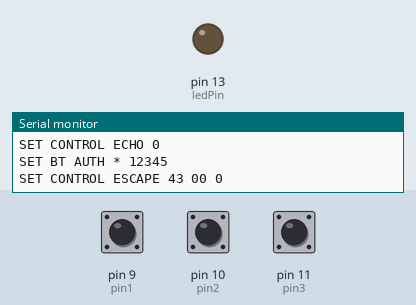
Recording of a sketch running on a simulated Arduino Uno, built with avr-gcc and run on an emulated ATmega328P. On the bench: output pins drawn as LEDs (lit = HIGH), the last lines printed to the serial monitor. The inputs (shaded band) are chosen by the test bench; at power-on: pin 9 (pin1) HIGH, pin 10 (pin2) HIGH, pin 11 (pin3) HIGH. Pins used as bus, display or sensor lines are not drawn.

Above: at 3.3 s.
3.4 s: pin 9 (pin1) pulled LOW for 3.2 s
At 4.7 s:
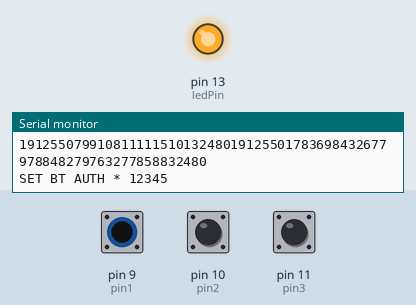
8.8 s: pin 10 (pin2) pulled LOW for 1 s
Timing chart, 0 to 18.2 s (numbered marks = the images above; inputs shaded):
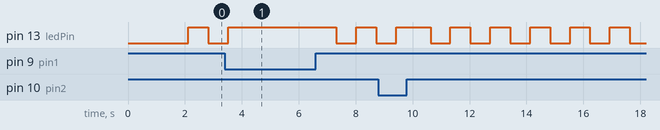

The sketch:

wii.pde
```cpp
int ledPin = 13;                // LED connected to digital pin 13
int resetPin = 7;                  // BT module uses pin 7 for reset
int gndPin = 8;

int pin1 = 9;
int pin2 = 10;
int pin3 = 11;

#include <SoftwareSerial.h>


SoftwareSerial mySerial =  SoftwareSerial(2,3);


void sendMuxCommand(const char cmd[], unsigned char link) {

  int cmdLen;
  // Find the length of the cmd char array.
  for (cmdLen = 0; cmd[cmdLen] != 0x00; cmdLen++);

#ifdef debug
  int pos = 0;

  // The resulting mux frame contains 5 fixed size fields + data field plus the same
  // minus one for spaces
  unsigned char muxFrame[5+cmdLen];

  //Generate packet
  muxFrame[pos++] = 0xbf;       // SOF
  muxFrame[pos++] = link;       // Link (0xFF=Control, 0x00 = connection 1, etc.)
  muxFrame[pos++] = 0x00;       // Flags
  muxFrame[pos++] = cmdLen;     // Data length

  //Insert data into correct position in the frame
  while (pos-4 < cmdLen) {
    muxFrame[pos] = cmd[pos-4];
    pos++;
  }

  muxFrame[pos]=link^0xff;    //nlink

  int i;
  for (i = 0; i < pos ; i++)
      Serial.print(muxFrame[i]);
#endif

  Serial.print((unsigned char) 0xBF);         // SOF
  Serial.print((unsigned char) link);         // Link (0xFF=Control, 0x00 = connection 1, etc.)
  Serial.print((unsigned char) 0x00);         // Flags (always 0x00)
  Serial.print((unsigned char) cmdLen);       // Data length

  int i;
  for (i = 0; i < cmdLen; i++) {
    Serial.print((unsigned char) cmd[i]);     // Data
  }

  Serial.print((unsigned char) (link^0xFF));  // nLink
}

void setup()
{
  pinMode(ledPin, OUTPUT);      // sets the digital pin as output
  pinMode(resetPin, OUTPUT);
  Serial.begin(115200);        // start serial at 115200 kbs

  digitalWrite(resetPin, HIGH);
  delay(10);
  digitalWrite(resetPin, LOW);
  delay(2000);

  //Make sure we are not in mux mode
  sendMuxCommand("SET CONTROL MUX 0", 0xFF);
  delay(100);

  Serial.println("SET BT PAGEMODE 3 2000 1");
  Serial.println("SET BT NAME ArduinoBT");
  Serial.println("SET BT ROLE 0 f 7d00");
//  Serial.println("SET CONTROL ECHO 7");
  Serial.println("SET CONTROL ECHO 0");
  Serial.println("SET BT AUTH * 12345");
  //  Serial.println("SET BT AUTH *");
//  Serial.println("SET CONTROL ESCAPE - 00 1");
  Serial.println("SET CONTROL ESCAPE 43 00 0");

  pinMode(gndPin, OUTPUT);
  digitalWrite(gndPin, LOW);

  // Set pins as input.
  pinMode(pin1, INPUT);
  pinMode(pin2, INPUT);
  pinMode(pin3, INPUT);
  // Utilize the internal pullup resistor
  digitalWrite(pin1, HIGH);
  digitalWrite(pin2, HIGH);
  digitalWrite(pin3, HIGH);


  //Software serial
  pinMode(2, INPUT);
  pinMode(3, OUTPUT);

  mySerial.begin((long)6900);


}

int number = 0;
int connected = 0;

unsigned char buffer[200];
int i = 0;

void loop()
{
  number++;

  // Toggle ledPin.
  digitalWrite(ledPin, number % 2);

  if (digitalRead(pin1) == LOW) {
    digitalWrite(ledPin, HIGH);

    sendMuxCommand("close 0", 0xFF);
    delay(100);
    sendMuxCommand("SET CONTROL MUX 0", 0xFF);
    delay(500);
    Serial.println(" ");
    Serial.println("SET BT AUTH * 12345");

    connected = 0;

    while(digitalRead(pin1) == LOW)
      delay(100);
  }

  if (digitalRead(pin2) == LOW) {
    digitalWrite(ledPin, HIGH);

    Serial.println("set bt auth *");
    Serial.println("SET CONTROL MUX 1");

    sendMuxCommand("call 00:1E:A9:7D:E0:9A 11 hid", 0xFF);

    connected = 1;

    delay(500);

    while (digitalRead(pin2) == LOW) {
      // Set led and rumble
      sendMuxCommand("\x52\x11\xF1", 0x00);
      delay(100);
    }

    // Unset rumble
    sendMuxCommand("\x52\x11\xF0", 0x00);
  }


  if (digitalRead(pin3) == LOW) {
    //sendMuxCommand("\x52\x12\x30", 0x00);

    int a;
    for (a = 0; a < i; a++){
      // Break line if start of frame
      if (buffer[a] == 0xBF)
        mySerial.print("\n");

      // If below or eq to 0x0F then prefix with a zero
      // so it always displays two digits
      if (buffer[a] <= 0x0F)
        mySerial.print("0");

      mySerial.print(buffer[a]);
    }
    mySerial.print("\n");
    mySerial.print(i);


    i = 0;

    while (digitalRead(pin3) == LOW)
      delay(100);
  }


  if (i<200) {
    while (Serial.available() > 0) {

      buffer[i++] = (unsigned char)Serial.read();

    }
      //    Serial.print("I received: ");
    //Serial.println(Serial.read(), HEX);
  }


  delay(700); // allow some time for the Serial data to be sent
}


    /*
    sendMuxCommand(&chr, 0x02);
    sendMuxCommand("\n", 0x02);

    if (chr == 0xA2) {
      sendMuxCommand(&chr, 0x02);
      sendMuxCommand("\n", 0x02);
      while (Serial.available() > 0) {
        chr = Serial.read();
        sendMuxCommand(&chr, 0x02);
        sendMuxCommand("\n", 0x02);
      }
    */
```

Measured:
- by itself, pin 13 (ledPin): repeats every 1.4 s: LOW 0.70 s, HIGH 0.70 s
